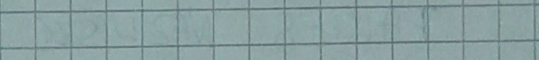
#> input picture kratki/10_1.jpg, 539 x 60 px; its folder holds only this picture in this run
$ python kratki_extract.py
#> lines starting #> are read from the running program, lines starting #| are printed output that depends on the picture
import os
import cv2
import numpy as np


# import scipy.stats
def extract(h, w, iter):
#> called with h = 48, w = 32, iter = 10000
    gen = os.walk('kratki')

    files = next(gen)[2]
    filenames_sampled = np.random.choice(files, size=iter)

    for ind, filename in enumerate(filenames_sampled):
        img = cv2.imread('kratki/' + filename, 0)
#> img: shape (60, 539); min 98, max 174, mean 153.2
        iH, iW = np.shape(img)
#> iH = 60; iW = 539

        if iH > h and iW > w:
            # start_h = np.random.randint(0, iH - h)
            start_h = np.random.poisson(6, 1)[0]
            if start_h < 0:
                start_h = 0
            if start_h > 11:
                start_h = 11
            print(start_h)
            start_w = np.random.randint(0, iW - w)
#> start_w = 88
            out = img[start_h:start_h + h, start_w:start_w + w]
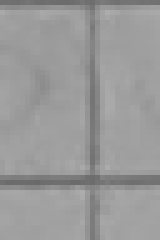
#> out: shape (48, 32) (shown 5 times larger); min 105, max 172, mean 153.8
            cv2.imwrite('kratki_extracted/' + str(ind) + '.png', out)


extract(48, 32, 10000)
